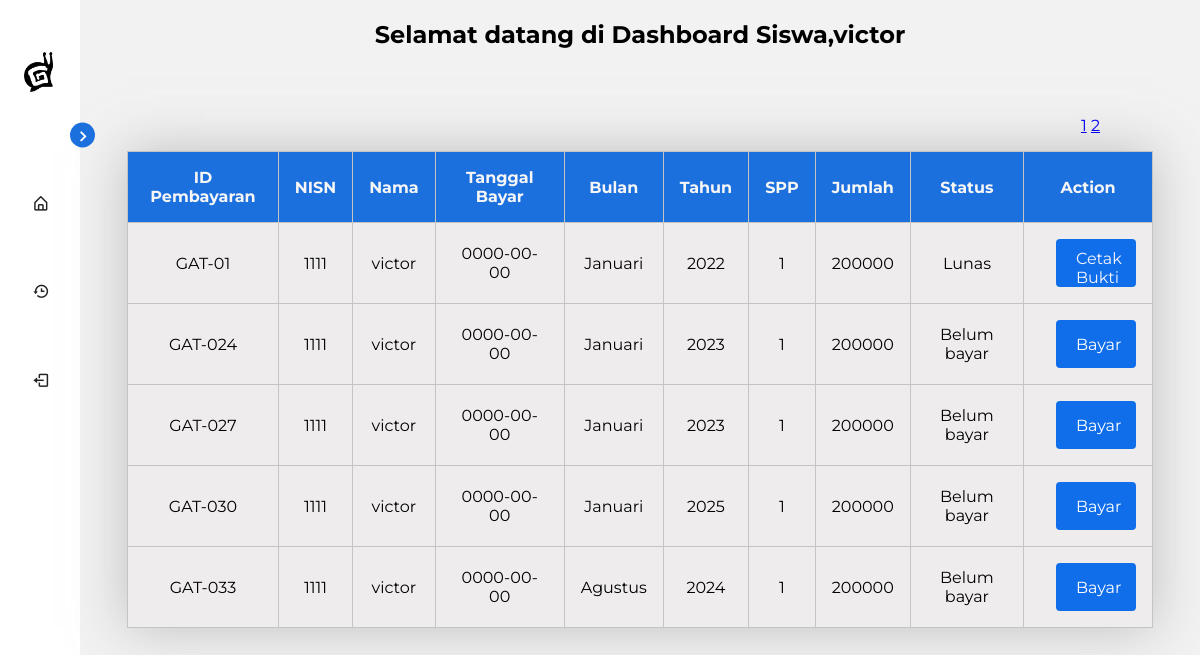
The page /dash-try.php (signed in) on the database its author committed.
### tables this page shows
CREATE TABLE `pembayaran` (
  `id_pembayaran` int(4) NOT NULL,
  `id_petugas` int(2) DEFAULT NULL,
  `nisn` char(10) DEFAULT NULL,
  `tgl_bayar` date NOT NULL,
  `bulan_bayar` varchar(10) NOT NULL,
  `tahun_bayar` varchar(4) NOT NULL,
  `id_spp` int(2) DEFAULT NULL,
  `jumlah_bayar` varchar(11) NOT NULL,
  `Foto` varchar(100) NOT NULL,
  `status` enum('Belum bayar','Sedang proses','Lunas') NOT NULL
);

CREATE TABLE `siswa` (
  `nisn` char(10) NOT NULL,
  `nis` varchar(10) NOT NULL,
  `nama` varchar(30) NOT NULL,
  `id_kelas` int(2) DEFAULT NULL,
  `alamat` text NOT NULL,
  `no_telp` varchar(12) NOT NULL,
  `id_spp` int(2) DEFAULT NULL
);

### dash-try.php (the view, shortened to what this page needs)
<?php
include 'php/koneksi.php';
$nisn = $_SESSION['nisn'];
$jumlahDataPerhalaman = 5;
$Data = mysqli_query($koneksi, "SELECT * FROM pembayaran INNER JOIN siswa ON siswa.nisn=pembayaran.nisn where pembayaran.nisn='$nisn'");
$jumlahSemuaData = mysqli_num_rows($Data);
$halaman = isset($_GET['pages']) ? (int)$_GET['pages'] : 1;
$mulaiHalaman = ($halaman > 1) ? ($halaman * $jumlahDataPerhalaman) - $jumlahDataPerhalaman : 0;
$jumlahHalaman = ceil(($jumlahSemuaData / $jumlahDataPerhalaman));
?>
<!DOCTYPE html>
<html lang="en">
<head>
    <link rel="stylesheet" href="style/d1.css" />
    <link href="https://unpkg.com/boxicons@2.1.4/css/boxicons.min.css" rel="stylesheet" />
</head>
<body>
    <nav class="sidebar close">
        <header>
            <div class="users">
                <div class="userDisplay">
                    <span class="fotoDisplay">
                        <img class="foto-user" src="img/nav-logo-land.png" alt="">
                    </span>
                        <?php
                        include 'php/koneksi.php';
                        $nisn = $_SESSION['nisn'];
                        ?>
                </div>
            </div>
            <i class="bx bx-chevron-right toggle"></i>
        </header>
        <div class="menu-bar">
            <div class="menu">
                <ul class="menu-links">
                    <li class="nav-link">
                        <a href="#" data-target="Dashboard">
                            <i class="bx bx-home-alt icon"></i>
                        </a>
                    </li>
                    <li class="nav-link">
                        <a href="#" data-target="Manage">
                            <i class='bx bx-history icon'></i>
                        </a>
                    </li>
                    <li class="nav-link" id="logout">
                        <a href="../../php/keluar.php">
                            <i class='bx bx-log-out icon'></i>
                        </a>
                    </li>
                </ul>
            </div>
        </div>
    </nav>
    <div class="content">
        <section class="about" id="Dashboard">
            <h1>Selamat datang di Dashboard Siswa,<?php echo $_SESSION['nama'] ?> </h1>
            <div class="table-container">
                <div class="pages">
                    <br />
                    <?php
                    for ($i = 1; $i <= $jumlahHalaman; $i++) {
                    ?>
                        <a href="Dashboard.php?pages=<?php echo "$i"; ?>"><?php echo "$i"; ?></a>
                    <?php
                    }
                    ?>
                </div>
                <table id="data-table">
                    <thead>
                        <tr>
                            <th>ID Pembayaran</th>
                            <th>NISN</th>
                            <th>Nama</th>
                            <th>Tanggal Bayar</th>
                            <th>Bulan</th>
                            <th>Tahun</th>
                            <th>SPP</th>
                            <th>Jumlah</th>
                            <th>Status</th>
                            <th>Action</th>
                        </tr>
                    </thead>
                    <tbody>
                        <tr>
                            <?php
                            $data = mysqli_query($koneksi, "SELECT * FROM pembayaran INNER JOIN siswa ON siswa.nisn=pembayaran.nisn where pembayaran.nisn='$nisn' limit $mulaiHalaman,$jumlahDataPerhalaman");
                            while ($kolom = mysqli_fetch_array($data)) {
                                echo "<Tr>
                        <td>GAT-0$kolom[id_pembayaran]</td>
                        <td>$kolom[nisn]</td>
                        <td>$kolom[nama]</td>
                        <td>$kolom[tgl_bayar]</td>
                        <td>$kolom[bulan_bayar]</td>
                        <td>$kolom[tahun_bayar]</td>
                        <td>$kolom[id_spp]</td>
                        <td>$kolom[jumlah_bayar]</td>
                        <td>$kolom[status]</td>";
                                if ($kolom['status'] == "Belum bayar") {
                                    echo "
                        <td><a href='dash-try.php?idpembayaran=$kolom[id_pembayaran]&status=$kolom[status]'><button class='cta-daf-tab btn-bayar' data-idpembayaran='$kolom[id_pembayaran]' data-status='$kolom[status]'>Bayar</button></a></td>";
                                } else {
                                    if ($kolom['status'] == "Lunas") {
                            ?>
                                        <td><button class="cta-daf-tab"><a href='../laporan/struk.php?idpembayaran=<?php echo $kolom[0] ?>' onClick="return confirm('Yakin Cetak Bukti?')">
                                                    Cetak Bukti </a> </td>
                            <?php
                                    } else {
                                        echo "<td>$kolom[status]</td>";
                                    }
                                    echo "  </tr>";
                                }
                            }
                            ?>
                        </tr>
                    </tbody>
                </table>
            </div>
        </section>
    </div>
</body>
</html>

### rows shown on the page
pembayaran: id_pembayaran "1", nisn.nisn "1111", nisn.nama "victor", tgl_bayar "0000-00-00", bulan_bayar "Januari", tahun_bayar "2022", nisn.id_spp "1", jumlah_bayar "200000", status "Lunas"
pembayaran: id_pembayaran "24", nisn.nisn "1111", nisn.nama "victor", tgl_bayar "0000-00-00", bulan_bayar "Januari", tahun_bayar "2023", nisn.id_spp "1", jumlah_bayar "200000", status "Belum bayar"
pembayaran: id_pembayaran "27", nisn.nisn "1111", nisn.nama "victor", tgl_bayar "0000-00-00", bulan_bayar "Januari", tahun_bayar "2023", nisn.id_spp "1", jumlah_bayar "200000", status "Belum bayar"
pembayaran: id_pembayaran "30", nisn.nisn "1111", nisn.nama "victor", tgl_bayar "0000-00-00", bulan_bayar "Januari", tahun_bayar "2025", nisn.id_spp "1", jumlah_bayar "200000", status "Belum bayar"
pembayaran: id_pembayaran "33", nisn.nisn "1111", nisn.nama "victor", tgl_bayar "0000-00-00", bulan_bayar "Agustus", tahun_bayar "2024", nisn.id_spp "1", jumlah_bayar "200000", status "Belum bayar"

### other values the page prints
$_SESSION['nama'] "victor"
